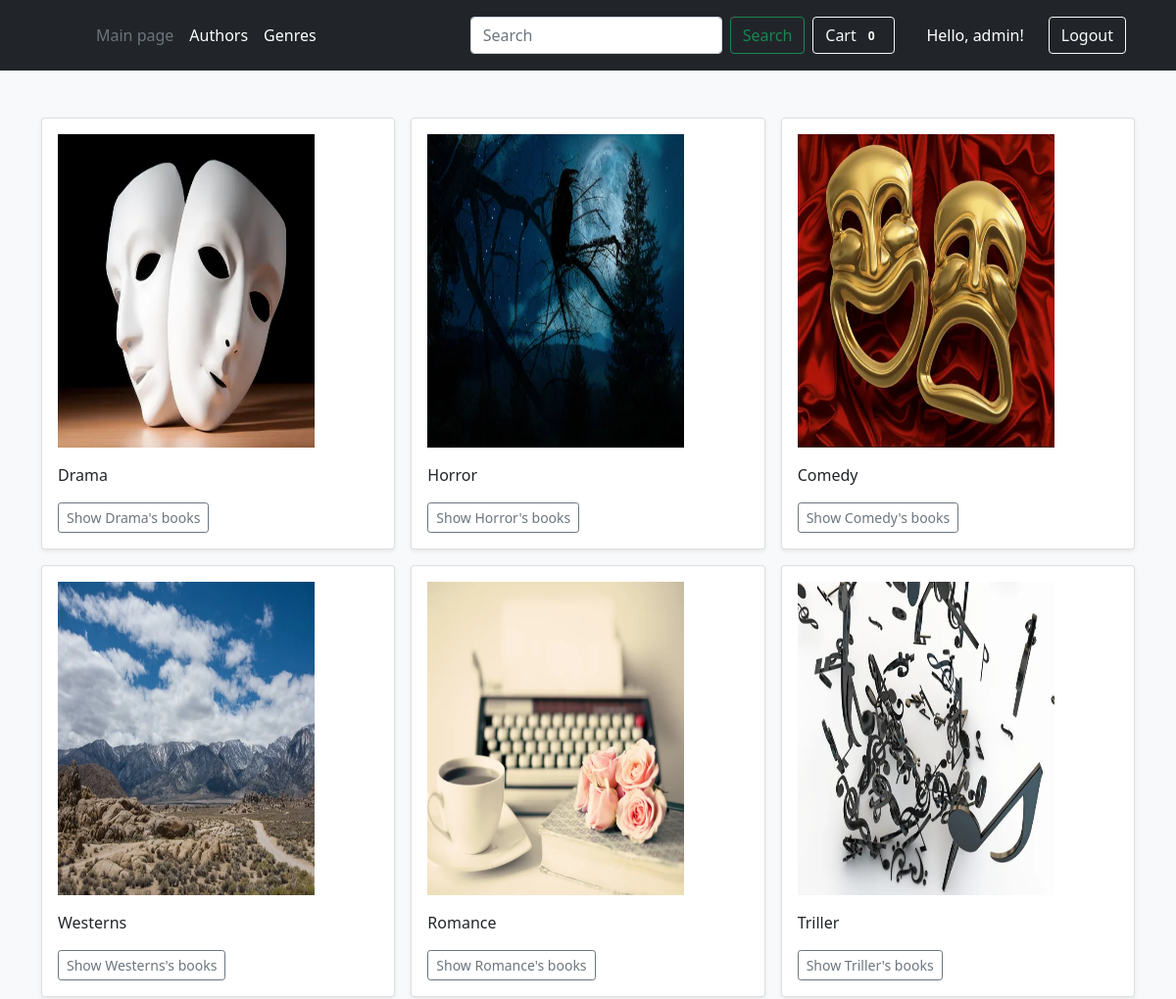
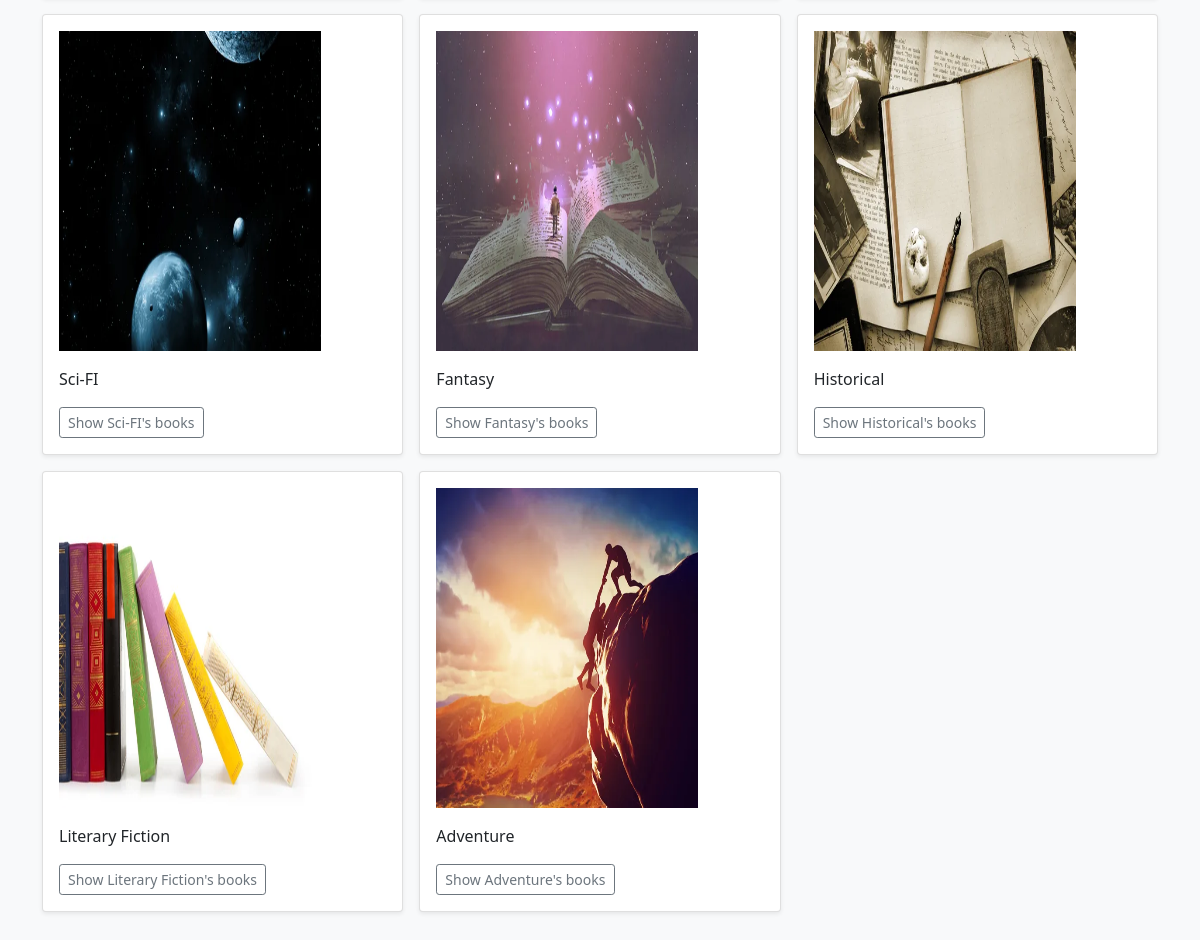
/catalog/genres/ (signed in), run on the app's committed database (2 pictures, top to bottom).
### cart/models.py (models this page shows, shortened)
class Cart(models.Model):
    user = models.ForeignKey(User, on_delete=models.CASCADE, null=True)
    products = models.ManyToManyField(Book, blank=True)
    def get_total_quantity(self):
        return len([book for book in self.products.all()])

### catalog/models.py (models this page shows)
class Genre(models.Model):
    name = models.CharField(max_length=50)
    image = models.ImageField(upload_to="genres/", blank=True, default="image-placeholder.jpeg")
    def __str__(self):
        return self.name
    def get_genre_url(self):
        return reverse('catalog-genre', args=[self.name])

### catalog/views.py (the view)
# urls.py: path('catalog/genres/', GenresView.as_view(), name='catalog-genres'),
class GenresView(TemplateView):
    template_name = 'catalog/genres.html'
    def get(self, request):
        genres = Genre.objects.all()
        params = get_cart(request, {'genres':genres})
        return render(request, self.template_name, params)

### cart/cart.py (called while the page is built)
def get_cart(request, params):
    try:
        cart = Cart.objects.get(user=request.user)
        params['cart'] = cart
    except:
        pass
    finally:
        return params

### templates/catalog/genres.html
{% extends 'base.html' %}
{% block content %}
<div class="album py-5 bg-light">
    <div class="container">
      <div class="row row-cols-1 row-cols-sm-2 row-cols-md-3 g-3">
            {% for genre in genres %}
                <div class="col">
                    <div class="card shadow-sm">
                        <div class="card-body">
                            <p><img src="{{ genre.image.url }}" width="80%" height="320px"></p>
                            <p class="card-text">{{ genre }}</p>
                            <div class="d-flex justify-content-between align-items-center">
                                <div class="btn-group">
                                    <a type="button" class="btn btn-sm btn-outline-secondary"  href="{{ genre.get_genre_url }}">Show {{ genre }}'s books</a>
                                </div>
                            </div>
                        </div>
                    </div>
                </div>
            {% endfor %}
        </div>
    </div>
</div>
{% endblock content %}

### templates/base.html (shortened to what this page needs)
<!DOCTYPE html>
<html lang="en">
<head>
    <link href="https://cdn.jsdelivr.net/npm/bootstrap@5.0.2/dist/css/bootstrap.min.css" rel="stylesheet">
</head>
<body>
    <header class="p-3 bg-dark text-white">
        <div class="container">
          <div class="d-flex flex-wrap align-items-center justify-content-center justify-content-lg-start">
            <a href="/" class="d-flex align-items-center mb-2 mb-lg-0 text-white text-decoration-none">
              <svg class="bi me-2" width="40" height="32" role="img" aria-label="Bootstrap"><use xlink:href="#bootstrap"></use></svg>
            </a>
            <ul class="nav col-12 col-lg-auto me-lg-auto mb-2 justify-content-center mb-md-0">
              <li><a href="{% url 'catalog-index' %}" class="nav-link px-2 text-secondary">Main page</a></li>
              <li><a href="{% url 'catalog-authors' %}" class="nav-link px-2 text-white">Authors</a></li>
              <li><a href="{% url 'catalog-genres' %}" class="nav-link px-2 text-white">Genres</a></li>
            </ul>
            <form class="d-flex px-2" action="{% url 'catalog-search' %}" method="post">
              <input class="form-control me-2" type="search" placeholder="Search" aria-label="Search" name="content">
              <button class="btn btn-outline-success" type="submit">Search</button>
            </form>
            {% if user.is_authenticated %}
              <a type="button" class="btn btn-outline-light me-2"
                data-bs-toggle="popover"
                data-bs-placement="bottom"
                id="cart"
                >Cart
                <span class="badge bg-dark">{{ cart.get_total_quantity}}</span>
              </a>
            {% endif %}
            <div class="text-end">
              {% if user.is_authenticated %}
                <table>
                  <tr>
                    <td class="px-4 text-white">Hello, {{ user.username }}! </td>
                    <td><a type="button" class="btn btn-outline-light me-2" href="{% url 'logout' %}">Logout</a></td>
                  </tr>
                </table>
              {% endif %}
            </div>
          </div>
        </div>
    </header>
    {% block content %}{% endblock %}
</body>
</html>

### data on the page
Cart: get_total_quantity "0"
Genre: image (picture), name "Drama"
Genre: image (picture), name "Horror"
Genre: image (picture), name "Comedy"
Genre: image (picture), name "Westerns"
Genre: image (picture), name "Romance"
Genre: image (picture), name "Triller"
Genre: image (picture), name "Sci-FI"
Genre: image (picture), name "Fantasy"
Genre: image (picture), name "Historical"
Genre: image (picture), name "Literary Fiction"
Genre: image (picture), name "Adventure"

### other printed values
{{ user.username }} "admin"
